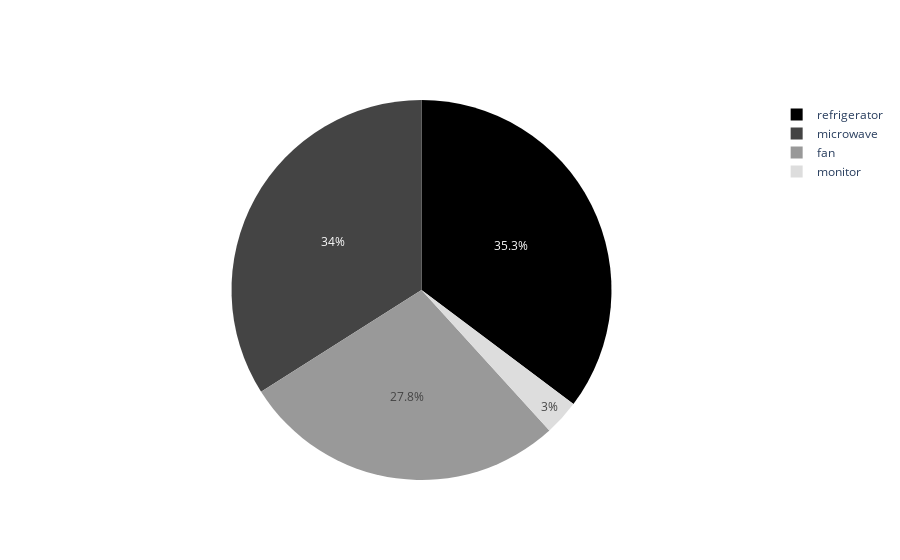

Write notebook code for a chart like this one.
### Code cell
configure_plotly_browser_state()

# Definindo uma paleta de cores em tons de cinza mais distintos
grey_palette_distinct = ['#000', '#444', '#999', '#ddd']

fig = {
  "data": [
    {
      "values": devQauntA['quantidade'].to_numpy(),
      "labels": devQauntA['item'].values.tolist(),
      "domain": {"column": 0},
      "name": "",
      "hoverinfo":"label+percent+name",
      "hole": .0,
      "type": "pie",
      "marker": {
          "colors": grey_palette_distinct  # Usando a paleta de tons de cinza mais distintos
      }
    }],
  "layout": {
        #"title":"Distribuição de carros avaliados",
        "grid": {"rows": 1, "columns": 1},
        "annotations": [
            {
                "font": {
                    "size": 36
                },
                "showarrow": False,
                "text": "",
                "x": 0.5,
                "y": 0.5
            }
        ]
    }
}
print("\n\n\t\t\t\tDistribuição de dispositivos")
py.iplot(fig, filename='dev')

### Figure 1 — Plotly figure (JSON) as saved in the notebook; plotly's stock layout.template omitted (floating-point values rounded to 4 significant figures)
{"data": [{"domain": {"column": 0}, "hole": 0, "hoverinfo": "label+percent+name", "labels": ["refrigerator", "microwave", "fan", "monitor"], "marker": {"colors": ["#000", "#444", "#999", "#ddd"]}, "name": "", "values": [141, 136, 111, 12], "type": "pie"}], "layout": {"annotations": [{"font": {"size": 36}, "showarrow": false, "text": "", "x": 0.5, "y": 0.5}], "grid": {"columns": 1, "rows": 1}}}
